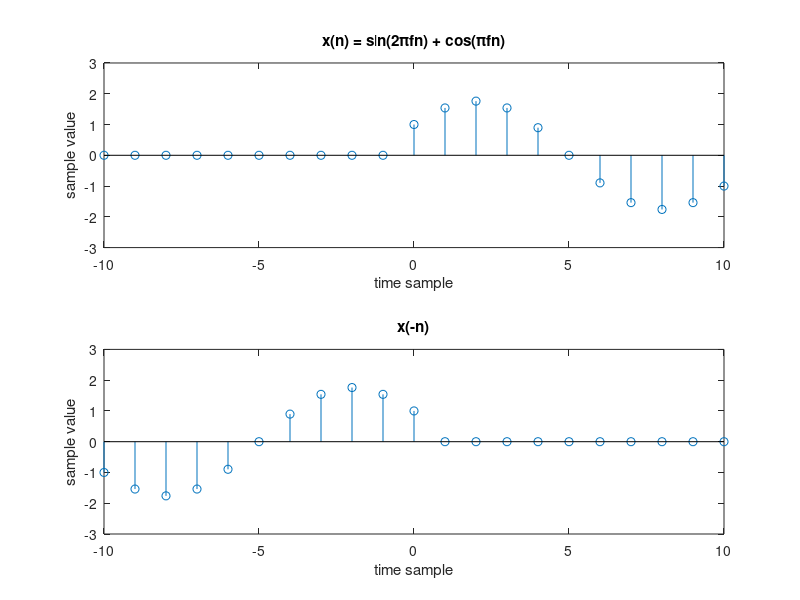
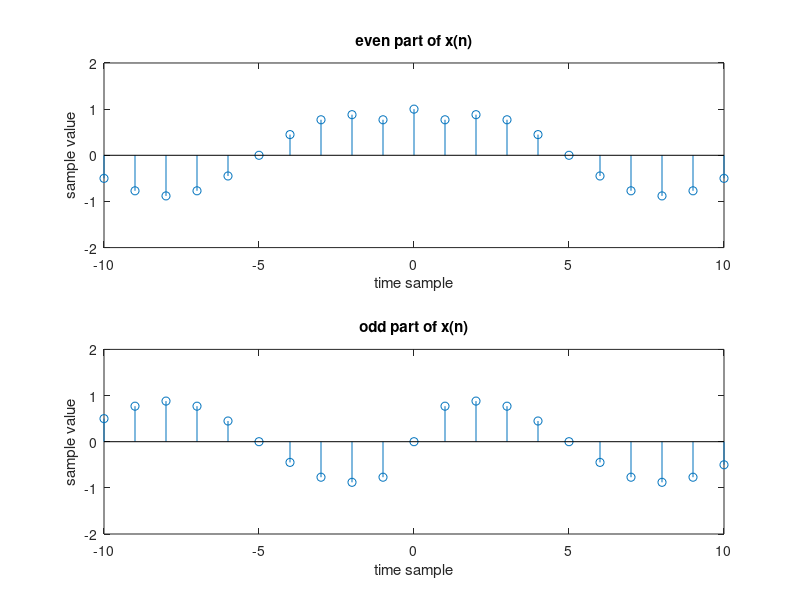

Source code (MATLAB) for these figures, in order:
clc
clear all;
close all

k=0:0.1:1
f=1
x=sin(2*pi*f*k) + cos(pi*f*k)
n=length(x);
t=-(n-1):(n-1);
p=zeros(1,n-1)
x1=[p x] % reshape

x2=fliplr(x)
x3=[x2 p]

figure;
subplot(2,1,1)
stem(t,x1)
title('x(n) = sin(2πfn) + cos(πfn)')
xlabel('time sample')
ylabel('sample value')
axis([-10 10 -3 3])
subplot(2,1,2)
stem(t,x3)
title('x(-n)')
xlabel('time sample')
ylabel('sample value')
axis([-10 10 -3 3])
%--------even & odd function---
even=(x1+x3)/2
odd=(x1-x3)/2
%--------end-------
figure;
subplot(2,1,1)
stem(t,even)
title('even part of x(n)')
xlabel('time sample')
ylabel('sample value')
axis([-10 10 -2 2])
subplot(2,1,2)
stem(t,odd)
title('odd part of x(n)')
xlabel('time sample')
ylabel('sample value')
axis([-10 10 -2 2])